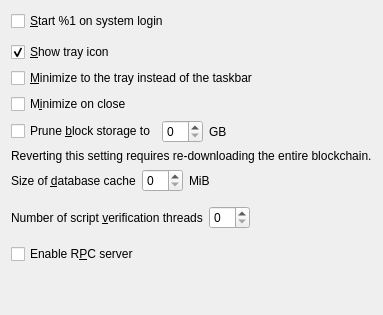
     <widget class="QWidget" name="pageMain">
      <layout class="QVBoxLayout" name="verticalLayout_Main">
       <item>
        <widget class="QCheckBox" name="bitcoinAtStartup">
         <property name="toolTip">
          <string>Automatically start %1 after logging in to the system.</string>
         </property>
         <property name="text">
          <string>&amp;Start %1 on system login</string>
         </property>
        </widget>
       </item>
       <item>
        <spacer name="horizontalSpacer_0_Main">
         <property name="orientation">
          <enum>Qt::Horizontal</enum>
         </property>
         <property name="sizeHint" stdset="0">
          <size>
           <width>40</width>
           <height>5</height>
          </size>
         </property>
        </spacer>
       </item>
       <item>
        <widget class="QCheckBox" name="showTrayIcon">
         <property name="toolTip">
          <string>Show the icon in the system tray.</string>
         </property>
         <property name="text">
          <string>&amp;Show tray icon</string>
         </property>
         <property name="checked">
          <bool>true</bool>
         </property>
        </widget>
       </item>
       <item>
        <widget class="QCheckBox" name="minimizeToTray">
         <property name="toolTip">
          <string>Show only a tray icon after minimizing the window.</string>
         </property>
         <property name="text">
          <string>&amp;Minimize to the tray instead of the taskbar</string>
         </property>
        </widget>
       </item>
       <item>
        <widget class="QCheckBox" name="minimizeOnClose">
         <property name="toolTip">
          <string>Minimize instead of exit the application when the window is closed. When this option is enabled, the application will be closed only after selecting Exit in the menu.</string>
         </property>
         <property name="text">
          <string>M&amp;inimize on close</string>
         </property>
        </widget>
       </item>
       <item>
        <layout class="QHBoxLayout" name="horizontalLayout_Main_Prune">
         <item>
          <widget class="QCheckBox" name="prune">
           <property name="toolTip">
            <string>Enabling pruning significantly reduces the disk space required to store transactions. All blocks are still fully validated. Reverting this setting requires re-downloading the entire blockchain.</string>
           </property>
           <property name="text">
            <string>Prune &amp;block storage to</string>
           </property>
          </widget>
         </item>
         <item>
          <widget class="QSpinBox" name="pruneSize"/>
         </item>
         <item>
          <widget class="QLabel" name="pruneSizeUnitLabel">
           <property name="text">
            <string>GB</string>
           </property>
           <property name="textFormat">
            <enum>Qt::PlainText</enum>
           </property>
          </widget>
         </item>
         <item>
          <spacer name="horizontalSpacer_Main_Prune">
           <property name="orientation">
            <enum>Qt::Horizontal</enum>
           </property>
           <property name="sizeHint" stdset="0">
            <size>
             <width>40</width>
             <height>20</height>
            </size>
           </property>
          </spacer>
         </item>
        </layout>
       </item>
       <item>
        <widget class="QLabel" name="pruneWarning">
         <property name="text">
          <string>Reverting this setting requires re-downloading the entire blockchain.</string>
         </property>
         <property name="textFormat">
          <enum>Qt::PlainText</enum>
         </property>
        </widget>
       </item>
       <item>
        <layout class="QHBoxLayout" name="horizontalLayout_2_Main">
         <item>
          <widget class="QLabel" name="databaseCacheLabel">
           <property name="toolTip">
            <string extracomment="Tooltip text for Options window setting that sets the size of the database cache. Explains the corresponding effects of increasing/decreasing this value.">Maximum database cache size. A larger cache can contribute to faster sync, after which the benefit is less pronounced for most use cases. Lowering the cache size will reduce memory usage. Unused mempool memory is shared for this cache.</string>
           </property>
           <property name="text">
            <string>Size of &amp;database cache</string>
           </property>
           <property name="textFormat">
            <enum>Qt::PlainText</enum>
           </property>
           <property name="buddy">
            <cstring>databaseCache</cstring>
           </property>
          </widget>
         </item>
         <item>
          <widget class="QSpinBox" name="databaseCache"/>
         </item>
         <item>
          <widget class="QLabel" name="databaseCacheUnitLabel">
           <property name="text">
            <string>MiB</string>
           </property>
           <property name="textFormat">
            <enum>Qt::PlainText</enum>
           </property>
          </widget>
         </item>
         <item>
          <spacer name="horizontalSpacer_2_Main">
           <property name="orientation">
            <enum>Qt::Horizontal</enum>
           </property>
           <property name="sizeHint" stdset="0">
            <size>
             <width>40</width>
             <height>20</height>
            </size>
           </property>
          </spacer>
         </item>
        </layout>
       </item>
       <item>
        <layout class="QHBoxLayout" name="horizontalLayout_Main_VerifyLabel">
         <item>
          <widget class="QLabel" name="threadsScriptVerifLabel">
           <property name="toolTip">
            <string extracomment="Tooltip text for Options window setting that sets the number of script verification threads. Explains that negative values mean to leave these many cores free to the system.">Set the number of script verification threads. Negative values correspond to the number of cores you want to leave free to the system.</string>
           </property>
           <property name="text">
            <string>Number of script &amp;verification threads</string>
           </property>
           <property name="textFormat">
            <enum>Qt::PlainText</enum>
           </property>
           <property name="buddy">
            <cstring>threadsScriptVerif</cstring>
           </property>
          </widget>
         </item>
         <item>
          <widget class="QSpinBox" name="threadsScriptVerif">
           <property name="toolTip">
            <string>(0 = auto, &lt;0 = leave that many cores free)</string>
           </property>
          </widget>
         </item>
         <item>
          <spacer name="horizontalSpacer_Main_Threads">
           <property name="orientation">
            <enum>Qt::Horizontal</enum>
           </property>
           <property name="sizeHint" stdset="0">
            <size>
             <width>40</width>
             <height>40</height>
            </size>
           </property>
          </spacer>
         </item>
        </layout>
       </item>
       <item>
        <widget class="QCheckBox" name="enableServer">
         <property name="toolTip">
          <string extracomment="Tooltip text for Options window setting that enables the RPC server.">This allows you or a third party tool to communicate with the node through command-line and JSON-RPC commands.</string>
         </property>
         <property name="text">
          <string extracomment="An Options window setting to enable the RPC server.">Enable R&amp;PC server</string>
         </property>
        </widget>
       </item>
       <item>
        <spacer name="verticalSpacer_Main">
         <property name="orientation">
          <enum>Qt::Vertical</enum>
         </property>
         <property name="sizeHint" stdset="0">
          <size>
           <width>20</width>
           <height>40</height>
          </size>
         </property>
        </spacer>
       </item>
      </layout>
     </widget>
